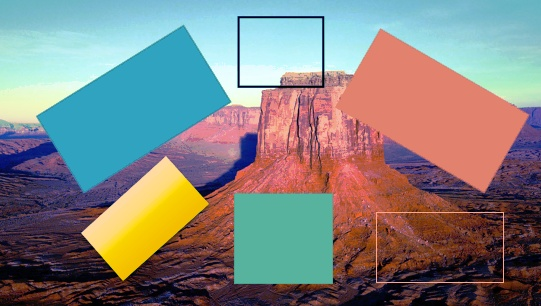
#> input picture images/Target15.bmp, 541 x 306 px
$ python test20.py   (Python 2 division)   (older library calls are emulated)
#> lines starting #> are read from the running program, lines starting #| are printed output that depends on the picture
# coding=UTF-8
import cv2
import cv2.cv as cv
import numpy as np

#
def gamma_trans(img, gamma):

	gamma_table = [np.power(x/255.0, gamma)*255.0 for x in range(256)]
	gamma_table = np.round(np.array(gamma_table)).astype(np.uint8)

	return cv2.LUT(img, gamma_table)

def bint(img, val):
	rows,cols = img.shape
	print val;
	for i in range(rows):
		for j in range(cols):
			#print "["+str(i)+","+str(j)+"]:" + str(img[i,j])
			if img[i,j] != val:
				img[i,j] = 0
			else:
				img[i,j] =255
				#print 'xx';
				#new[i,j] = max(image[i,j][0], image[i,j][1], image[i,j][2])


img = cv2.imread("../images/Target15.bmp")
#> img is the input picture: shape (306, 541, 3); mean B, G, R 128.5, 130.1, 130.4
#cv2.imshow("img", img)


#img = cv2.equalizeHist(cv2.cvtColor(img,cv2.COLOR_BGR2GRAY))

gray = cv2.cvtColor(img,cv2.COLOR_BGR2GRAY)
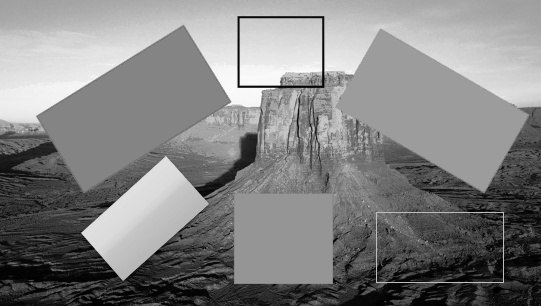
#> gray: shape (306, 541); min 0, max 253, mean 130


#canny = cv2.Canny(img,30,90,3)

#canny = cv2.GaussianBlur(canny,(3,3),0)
emptyImage = np.zeros(img.shape, np.uint8)
for i in range(255):
	#gray = cv2.cvtColor(img,cv2.COLOR_BGR2GRAY)
	(B,G,R) = cv2.split(img)
	gray = G
#> (the run stopped early here; a loop or call above may not have finished)
